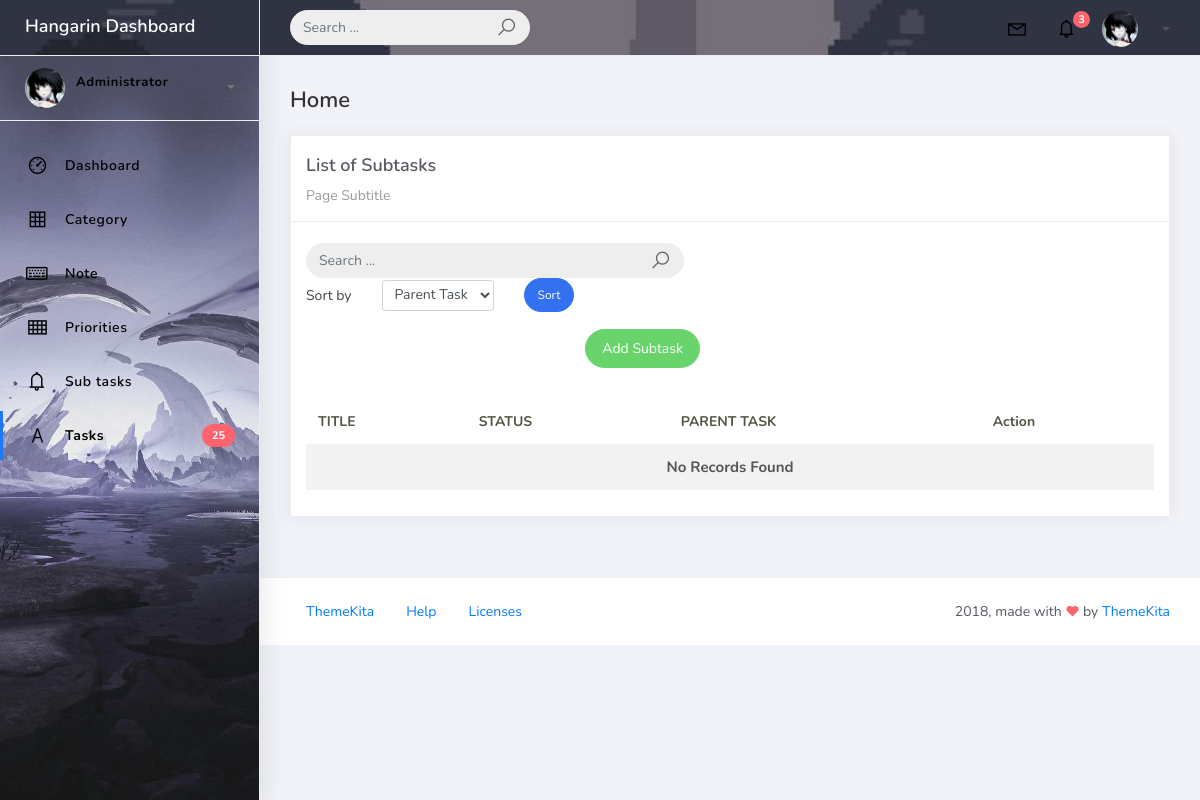
Before: /subtask_list with the older database file.
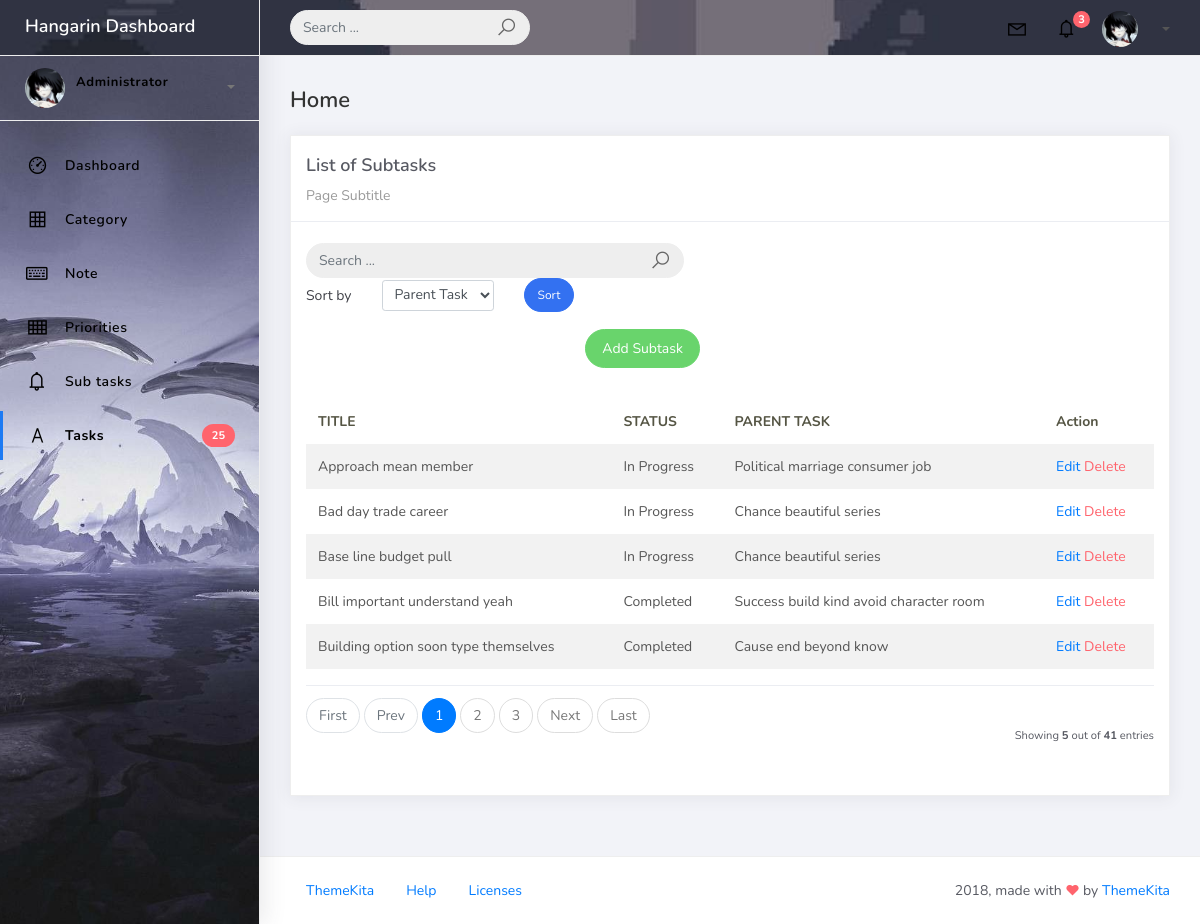
After: the same page with the newer database file.
### tasks/models.py (models this page shows, shortened)
class BaseModel(models.Model):
    created_at = models.DateTimeField(auto_now_add=True)
    updated_at = models.DateTimeField(auto_now=True)
    class Meta:
        abstract = True

class SubTask(BaseModel):
    STATUS_CHOICES = [
        ("Pending", "Pending"),
        ("In Progress", "In Progress"),
        ("Completed", "Completed"),
    ]
    title = models.CharField(max_length=200)
    status = models.CharField(max_length=50, choices=STATUS_CHOICES, default="Pending")
    task = models.ForeignKey(Task, related_name='subtasks', on_delete=models.CASCADE)

class Task(BaseModel):
    STATUS_CHOICES = [
        ("Pending", "Pending"),
        ("In Progress", "In Progress"),
        ("Completed", "Completed"),
    ]
    title = models.CharField(max_length=200)
    description = models.TextField()
    status = models.CharField(max_length=50, choices=STATUS_CHOICES, default="Pending")
    deadline = models.DateTimeField()
    priority = models.ForeignKey(Priority, on_delete=models.CASCADE)
    category = models.ForeignKey(Category, on_delete=models.CASCADE)
    def __str__(self):
        return self.title

### tasks/views.py (the view)
# urls.py: path('subtask_list', SubTaskList.as_view(), name='subtask-list'),
class SubTaskList(ListView):
    model = SubTask
    context_object_name = 'subtask'
    template_name = 'subtask_list.html'
    paginate_by = 5
    def get_queryset(self):
        qs = super().get_queryset()
        query = self.request.GET.get('q')
        if query:
            qs = qs.filter(
                Q(task__title__icontains=query) |
                Q(title__icontains=query) |
                Q(status__icontains=query)
                )
        return qs
    def get_ordering(self):
        allowed = ["task","title", "status",]
        sort_by = self.request.GET.get("sort_by")
        if sort_by in allowed:
            return sort_by
        return "title"

### templates/subtask_list.html (shortened to what this page needs)
{% extends 'base.html' %} {% load static %} {% block content %}
<div class="content">
  <div class="container-fluid">
    <h4 class="page-title">Home</h4>
    <div class="row">
      <div class="col-md-12">
        <div class="card">
          <div class="card-header">
            <div class="card-title">List of Subtasks</div>
            <div class="card-category">Page Subtitle</div>
          </div>
          <br />
          <div class="col-md-12 row">
            <div class="col-md-6">
              <form class="navbar-left navbar-form nav-search mr-md-3" action="" method="get">
                <div class="input-group">
                  <input type="text" placeholder="Search ..." class="form-control" name="q" value="{{ request.GET.q }}" />
                  <div class="input-group-append">
                    <span class="input-group-text">
                      <i class="la la-search search-icon"></i>
                    </span>
                  </div>
                </div>
              </form>
            </div>
            <div class="col-md-12 mb-3 ms-4">
              <form method="get" class="row g-2 align-items-center">
                <div class="col-auto">
                  <label for="smallSelect" class="col-form-label">Sort by</label>
                </div>
                <div class="col-auto">
                  <select class="form-control form-control-sm" id="smallSelect" name="sort_by">
                    <option value="task" {% if request.GET.sort_by == "task" %}selected{% endif %}>
                      Parent Task
                    </option>
                  </select>
                </div>
                <div class="col-auto">
                  <button type="submit" class="btn btn-primary btn-sm btn-rounded">Sort</button>
                </div>
              </form>
            </div>
            <div class="col-md-6">
              <div class="pull-right">
                <a href="{% url 'subtask-add' %}" class="btn btn-success btn-rounded">Add Subtask</a>
              </div>
            </div>
          </div>
          <div class="card-body">
            <table class="table table-striped mt-3">
              <thead>
                <tr>
                  <th scope="col">TITLE</th>
                  <th scope="col">STATUS</th>
                  <th scope="col">PARENT TASK</th>
                  <th scope="col">Action</th>
                </tr>
              </thead>
              <tbody>
                {% for object in object_list %}
                <tr>
                  <td>{{ object.title }}</td>
                  <td>{{ object.status }}</td>
                  <td>{{ object.task }}</td>
                  <td>
                    <a href="subtask_list/{{ object.id }}">Edit</a>
                    <a href="subtask_list/{{ object.id }}/delete" class="text-danger">Delete</a>
                  </td>
                </tr>
                {% empty %}
                <tr>
                  <td colspan="4" style="text-align: center">
                    <p class="text-sm font-weight-bold mb-0">No Records Found</p>
                  </td>
                </tr>
                {% endfor %}
              </tbody>
            </table>
            {% include 'includes/pagination.html' %}
          </div>
        </div>
      </div>
    </div>
  </div>
</div>
{% endblock %}

### templates/base.html (shortened to what this page needs)
{% load static %}
{% load pwa %}
<!DOCTYPE html>
<html>
<head>
    <link rel="stylesheet" href="{% static 'css/bootstrap.min.css' %}">
    <link rel="stylesheet" href="{% static 'css/ready.css' %}">
    <link rel="stylesheet" href="{% static 'css/demo.css' %}">
    <link rel="stylesheet" href="{% static 'css/dashboard.css' %}">
    <link rel="stylesheet" href="{% static 'css/dashb.css' %}">
</head>
<body>
    <div class="wrapper">
        <div class="main-header">
            <div class="logo-header">
                <a href="index.html" class="logo">
                    Hangarin Dashboard
                </a>
            </div>
            <nav class="navbar navbar-header navbar-expand-lg">
                <div class="container-fluid">
                    <form class="navbar-left navbar-form nav-search mr-md-3" action="">
                        <div class="input-group">
                            <input type="text" placeholder="Search ..." class="form-control">
                            <div class="input-group-append">
                                <span class="input-group-text">
                                    <i class="la la-search search-icon"></i>
                                </span>
                            </div>
                        </div>
                    </form>
                    <ul class="navbar-nav topbar-nav ml-md-auto align-items-center">
                        <li class="nav-item dropdown hidden-caret">
                            <a class="nav-link dropdown-toggle" href="#" id="navbarDropdown" role="button" data-toggle="dropdown" aria-haspopup="true" aria-expanded="false">
                                <i class="la la-envelope"></i>
                            </a>
                        </li>
                        <li class="nav-item dropdown hidden-caret">
                            <a class="nav-link dropdown-toggle" href="#" id="navbarDropdown" role="button" data-toggle="dropdown" aria-haspopup="true" aria-expanded="false">
                                <i class="la la-bell"></i>
                                <span class="notification">3</span>
                            </a>
                        </li>
                        <li class="nav-item dropdown">
                            <a class="dropdown-toggle profile-pic" data-toggle="dropdown" href="#" aria-expanded="false"> <img src="{% static 'img/profile.jpg' %}" alt="user-img" width="36" class="img-circle"><span>{{ request.user.username }}</span></span> </a>
                        </li>
                    </ul>
                </div>
            </nav>
        </div>
        <div class="sidebar">
            <div class="scrollbar-inner sidebar-wrapper">
                <div class="user">
                    <div class="photo">
                        <img src="{% static 'img/profile.jpg' %}">
                    </div>
                    <div class="info">
                        <a class="" data-toggle="collapse" href="#collapseExample" aria-expanded="true">
                            <span>
                                <span class="user-level">Administrator</span>
                                <span class="caret"></span>
                            </span>
                        </a>
                        <div class="clearfix"></div>
                    </div>
                </div>
                <ul class="nav">
                    <li class="nav-item">
                        <a href="{% url 'home' %}">
                            <i class="la la-dashboard"></i>
                            <p>Dashboard</p>
                        </a>
                    </li>
                    <li class="nav-item">
                        <a href="{% url 'category-list' %}">
                            <i class="la la-table"></i>
                            <p>Category</p>
                        </a>
                    </li>
                    <li class="nav-item">
                        <a href="{% url 'note-list' %}">
                            <i class="la la-keyboard-o"></i>
                            <p>Note</p>
                        </a>
                    </li>
                    <li class="nav-item">
                        <a href="{% url 'priority-list' %}">
                            <i class="la la-th"></i>
                            <p>Priorities</p>
                        </a>
                    </li>
                    <li class="nav-item">
                        <a href="{% url 'subtask-list' %}">
                            <i class="la la-bell"></i>
                            <p>Sub tasks</p>
                        </a>
                    </li>
                    <li class="nav-item active">
                        <a href="{% url 'task-list' %}">
                            <i class="la la-font"></i>
                            <p>Tasks</p>
                            <span class="badge badge-danger">25</span>
                        </a>
                    </li>
                </ul>
            </div>
        </div>
        <div class="main-panel">
            {% block content %}
            {% endblock %}
            <footer class="footer">
                <div class="container-fluid">
                    <nav class="pull-left">
                        <ul class="nav">
                            <li class="nav-item">
                                <a class="nav-link" href="http://www.themekita.com">
                                    ThemeKita
                                </a>
                            </li>
                            <li class="nav-item">
                                <a class="nav-link" href="#">
                                    Help
                                </a>
                            </li>
                            <li class="nav-item">
                                <a class="nav-link" href="https://themewagon.com/license/#free-item">
                                    Licenses
                                </a>
                            </li>
                        </ul>
                    </nav>
                    <div class="copyright ml-auto">
                        2018, made with <i class="la la-heart heart text-danger"></i> by <a href="http://www.themekita.com">ThemeKita</a>
                    </div>
                </div>
            </footer>
        </div>
    </div>
</body>

### templates/includes/pagination.html (shortened to what this page needs)
{% if is_paginated %}
    <div class="card-footer px-0 border-0 d-flex flex-column flex-lg-row align-items-center justify-content-between mt-3">
        <nav aria-label="Topics pagination" class="mb-4">
            <ul class="pagination">
                {% if page_obj.number > 1 %}
                    <li class="page-item">
                        <a class="page-link" href="?page=1">First</a>
                    </li>
                {% else %}
                    <li class="page-item disabled">
                        <span class="page-link">First</span>
                    </li>
                {% endif %}
                {% if page_obj.has_previous %}
                    <li class="page-item">
                        <a class="page-link" href="?page={{ page_obj.previous_page_number }}">Prev</a>
                    </li>
                {% else %}
                    <li class="page-item disabled">
                        <span class="page-link">Prev</span>
                    </li>
                {% endif %}
                {% for page_num in paginator.page_range %}
                    {% if page_obj.number == page_num %}
                        <li class="page-item active">
                            <span class="page-link">
                                {{ page_num }}
                            </span>
                        </li>
                    {% elif page_num > page_obj.number|add:'-3' and page_num < page_obj.number|add:'3' %}
                        <li class="page-item">
                            <a class="page-link" href="?page={{ page_num }}">{{ page_num }}</a>
                        </li>
                    {% endif %}
                {% endfor %}
                {% if page_obj.has_next %}
                    <li class="page-item">
                        <a class="page-link" href="?page={{ page_obj.next_page_number }}">Next</a>
                    </li>
                {% else %}
                    <li class="page-item disabled">
                        <span class="page-link">Next</span>
                    </li>
                {% endif %}
                {% if page_obj.number != paginator.num_pages %}
                    <li class="page-item">
                        <a class="page-link" href="?page={{ paginator.num_pages }}">Last</a>
                    </li>
                {% else %}
                    <li class="page-item disabled">
                        <span class="page-link">Last</span>
                    </li>
                {% endif %}
            </ul>
        </nav>
        <div class="fw-normal small mt-4 mt-lg-0">
            Showing <b>{{ object_list.count }}</b> out of <b>{{ paginator.count }}</b> entries
        </div>
    </div>
{% endif %}

### static/css/dashboard.css (style rules this page uses)
.main-header, .main-header .navbar, .main-header .logo-header, .main-header .navbar-nav > li > a, .main-header .navbar-nav .nav-link, .main-header .navbar-nav .dropdown-menu a, .sidebar, .sidebar .nav, .sidebar .nav-item a, .sidebar .user .info, .sidebar .user .info span, .sidebar .user .info a, .sidebar .nav-item i, .sidebar .nav-item p { color: #000000 !important; }

### static/css/dashb.css (style rules this page uses)
.main-header { background-image: url("../img/header-bg1.jpg"); background-size: cover; background-repeat: no-repeat; background-position: center; }
.sidebar { background-image: url("../img/sidebar-bg.jpg"); background-size: cover; background-repeat: no-repeat; background-position: center; }
.main-header .logo-header a.logo { color: #ffffff; }

Changed rows visible on the page:
added SubTask: title "Approach mean member", status "In Progress", task "Political marriage consumer job"
added SubTask: title "Bad day trade career", status "In Progress", task "Chance beautiful series"
added SubTask: title "Base line budget pull", status "In Progress", task "Chance beautiful series"
added SubTask: title "Bill important understand yeah", status "Completed", task "Success build kind avoid character room"
added SubTask: title "Building option soon type themselves", status "Completed", task "Cause end beyond know"
Other visible differences:
{{ object_list.count }}: (not shown) → "5"
{{ paginator.count }}: (not shown) → "41"
text no longer shown: "No Records Found"
text now shown: "First Prev Next Last Showing out of entries"
new list line: "1"
new list line: "2"
new list line: "3"
